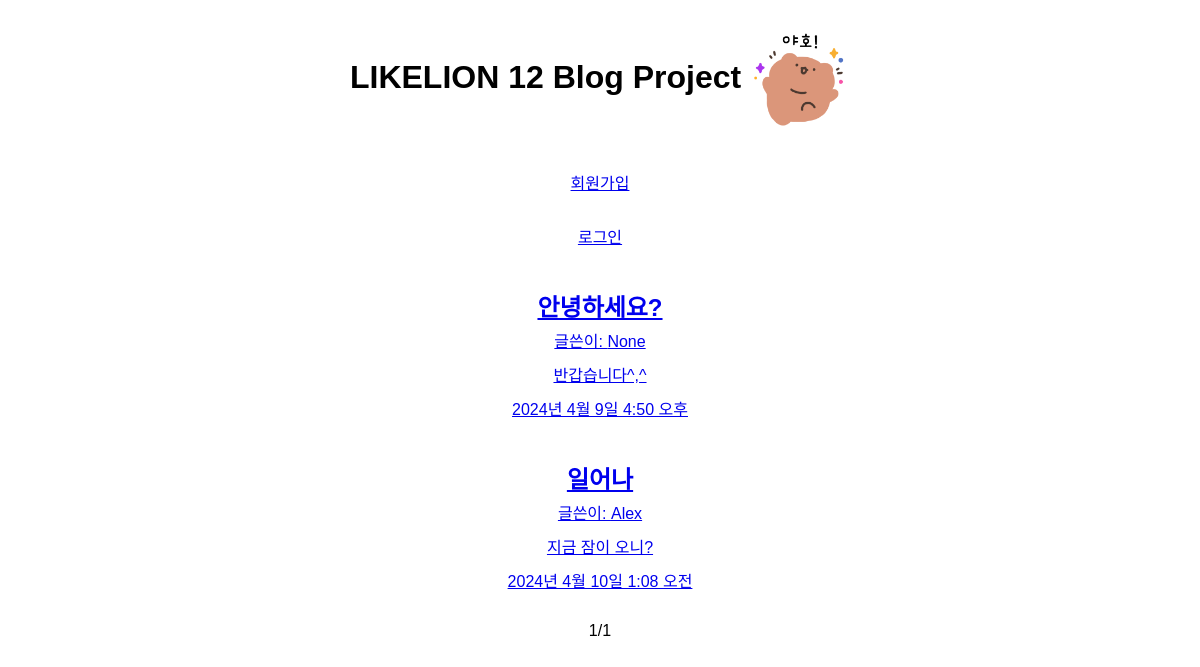
The page / on the database its author committed.
### blog/models.py (models this page shows, shortened)
class Blog(models.Model):
    title = models.CharField(max_length=100)
    created_at = models.DateTimeField(auto_now_add=True)
    content = models.TextField()
    image = models.ImageField(upload_to='blog/', null=True)
    author = models.ForeignKey(User, on_delete=models.CASCADE, null=True, related_name='blogs')
    tag = models.ManyToManyField(to='Tag', blank=True)
    class Meta:
        db_table = 'blog'
    def summary(self):
        return self.content[:100]

### blog/views.py (the view)
# urls.py: path('', views.home, name='home'), # 127.0.0.1:8000
def home(request):
    blogs = Blog.objects.all()
    paginator = Paginator(blogs, 3)
    page_number = request.GET.get('page')
    page_obj = paginator.get_page(page_number)
    return render(request,'home.html',{'page_obj':page_obj})

### blog/templates/home.html (shortened to what this page needs)
{% extends "base.html" %} {% load static %}  {% block extrahead %}
<link rel="stylesheet" href="{% static 'blog/css/style.css' %}" />
{% endblock extrahead %} {% block content %}
<h1>
  LIKELION 12 Blog Project
  <img src="{% static 'blog/img/emoticon.png' %}" alt="이모티콘" />
</h1>
<div>
  {% if user.is_authenticated %}
  <a href="users/logout">로그아웃</a>
  <h1>환영합니다! {{user.username}} 님</h1>
  <a class="new-post__button" href="{% url 'new' %}">새 글 작성하기</a>
  {% else %}
  <a href="users/signup">회원가입</a>
  <a href="users/login">로그인</a>
  {% endif %}
</div>
<div>
  {% for blog in page_obj %}
  <a href="{%url 'detail' blog.id %}">
    <h2>{{blog.title}}</h2>
    <p>글쓴이: {{blog.author}}</p>
    <p>{{blog.summary}}</p>
    <p>{{blog.created_at}}</p>
  </a>
  {% endfor %}
</div>
<span>
  <p>{{page_obj.number}}</p>
  <p>/</p>
  <p>{{page_obj.paginator.num_pages}}</p>
</span>
{% endblock content %}

### blog/templates/base.html (shortened to what this page needs)
<!DOCTYPE html>
<html lang="en">
  <head>
    {% block extrahead %} {% endblock extrahead %}
  </head>
  <body>
    {% block content %} {% endblock content %}
  </body>
</html>

### blog/static/blog/css/style.css (style rules this page uses)
body { font-family: Arial, sans-serif; text-align: center; }
h1 { font-size: 2em; margin: 30px 0 20px; }
div { margin-top: 40px; display: flex; flex-direction: column; gap: 30px; }
h2 { font-size: 1.5em; margin: 0 0 5px; font-weight: bold; }
p { margin: 0 0 10px; }
img { display: inline-block; vertical-align: middle; width: 100px; }
span { display: flex; align-items: center; justify-content: center; margin: 20px auto 0; width: 50rem; }

### rows shown on the page
Blog: title "안녕하세요?", author "None", summary "반갑습니다^,^", created_at "2024년 4월 9일 4:50 오후"
Blog: title "일어나", author "Alex", summary "지금 잠이 오니?", created_at "2024년 4월 10일 1:08 오전"

### other values the page prints
{{ page_obj.number }} "1"
{{ page_obj.paginator.num_pages }} "1"
